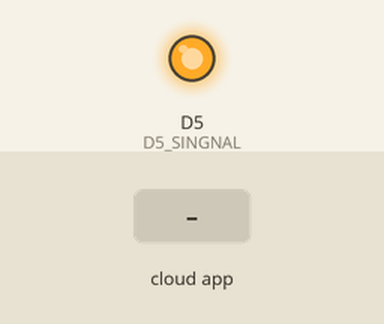
This sketch was run on a simulated ESP8266 (NodeMCU). Parts: output pins drawn as LEDs (lit = HIGH). The test bench sets the inputs (shaded band). WiFi joins after 1.5 s; servers stay silent unless stated; the Firebase database answers and starts empty; what the sketch prints to the serial monitor is not drawn.

Above: at 2.7 s.
2.8 s: the phone or cloud app sets SmartPlug to 1
At 3.9 s:
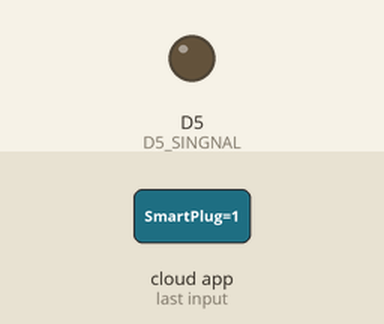
4.4 s: the phone or cloud app sets SmartPlug to 0
At 6.0 s:
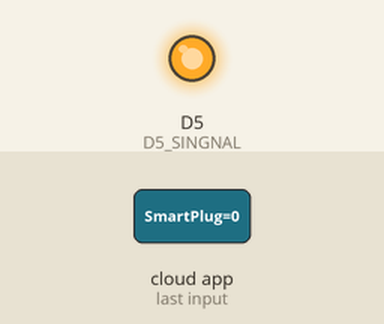
Timing chart, 0 to 7.5 s (numbered marks = the images above; inputs shaded):
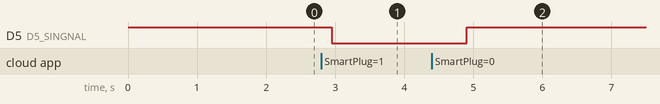

Measured:
- after the input at 2.8 s, D5 (D5_SINGNAL): HIGH → LOW after 0.15 s
- after the input at 4.4 s, D5 (D5_SINGNAL): LOW → HIGH after 0.50 s

The sketch:

EX_19_FIREBASE_SMART_PLUG.ino
```cpp
#include <ESP8266WiFi.h>
#include <FirebaseArduino.h>

#define FIREBASE_HOST "XXXXXXXXX.firebaseio.com"
#define FIREBASE_AUTH "XXXXXXXXX"

#define WIFI_SSID "XXXXXXXXX" //นิยามค่าคงที่ ที่ชื่อว่า WIFI_SSID และค่าคงที่นั้นคือชื่อของ WIFI ที่เราต้องการเชื่อมต่อ
#define WIFI_PASSWORD "XXXXXXXXX" //นิยามค่าคงที่ ที่ชื่อว่า WIFI_PASSWORD และค่าคงที่นั้นคือรหัสของ WIFI ที่เราต้องการเชื่อมต่อ

#define D5_SINGNAL D5 //นิยามค่าคงที่ ที่ชื่อว่า D5_SINGNAL

int LedStatus = 0; //ประกาศตัวแปรไว้สำหรับเก็บค่าจำนวนเต็มที่ชื่อว่า LedStatus และกำหนดให้มีค่าเท่ากับ 0

void setup() {
  Serial.begin(115200);
  pinMode(D5_SINGNAL,OUTPUT);
  digitalWrite(D5_SINGNAL,HIGH); //เพรา Relay ตัวนี้ทำงานที่ Active LOW

  WiFi.mode(WIFI_STA);
  // connect to wifi.
  WiFi.begin(WIFI_SSID, WIFI_PASSWORD);
  Serial.print("connecting");

  while (WiFi.status() != WL_CONNECTED) {
    Serial.print(".");
    delay(500);
  }
  Serial.println();
  Serial.print("connected: ");
  Serial.println(WiFi.localIP());

  Firebase.begin(FIREBASE_HOST, FIREBASE_AUTH); //เชื่อมต่อกับ Firebase ด้วย FIREBASE_HOST, FIREBASE_AUTH ที่นิยามไว้
}

void loop() {

  LedStatus = Firebase.getInt("SmartPlug"); //ให้คำการ GET ข้อมูลจากออปเจคชื่อ SmartPlug แล้วเก็บไว้ในตัวแปรชื่อ LedStatus
  Serial.println(LedStatus); //แสดงว่าที่อยู่ในตัวแปร LedStatus ผ่านทาง Serial Port
  if(LedStatus == 1){
    digitalWrite(D5_SINGNAL,LOW);
  }else{
    digitalWrite(D5_SINGNAL,HIGH);
  }

  delay(500); //หน่วงเวลา 500 มิลลิวินาที
}
```
